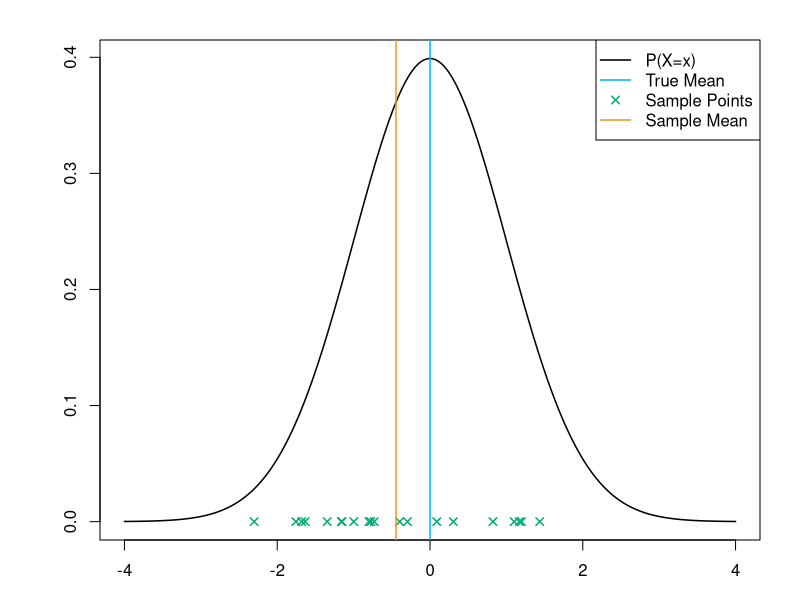

Generate this figure with R:
## ---- chunk 1
knitr::opts_chunk$set(echo = TRUE)
knitr::opts_knit$set(global.par = TRUE)
## ---- chunk 2
set.seed(314159)
## ---- chunk 3
sample_xs <- rnorm(20,0,1) # generate random sample from X
sample_mean <- mean(sample_xs)
sample_mean
## ---- chunk 4
par(mar=c(3,5,2,2))
## ---- chunk 5
x <- seq(-4,4,0.01) # x-axis
plot(x,dnorm(x),type="l", lwd=1.5, xlab="", ylab="") # plot P(X=x)
points(sample_xs, rep(0,20), pch=4, lwd=1.5, col="#00ac72")
abline(v=0, lwd=1.5, col="#00bafc")
abline(v=sample_mean, lwd=1.5, col="#eb9928")
legend("topright", legend=c("P(X=x)", "True Mean", "Sample Points", "Sample Mean"), 
       col=c("black", "#00bafc", "#00ac72", "#eb9928"), 
       lty=c(1,1,NA,1), pch=c(NA,NA,4,NA), lwd=rep(1.5,4))
